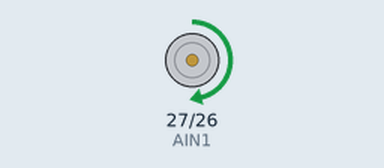
Recording of a sketch running on a simulated ESP32. Parts: motor-driver pin pairs drawn as motors (green arrow = first pin HIGH = forward, orange = second pin HIGH = backward, longer = more drive, scaled by the enable pin).

Above: at 1.0 s.
At 3.0 s:
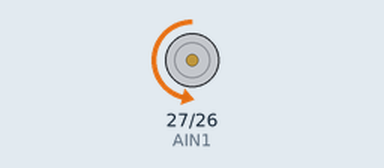
Timing chart, 0 to 5.2 s (numbered marks = the images above):
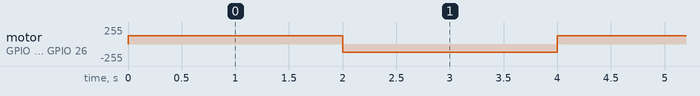

Measured:
- by itself, motor on GPIO 27 (AIN1) / GPIO 26 (AIN2): alternates forward 124/255 for 2.0 s and backward 124/255 for 2.0 s

The sketch:

TB6612_pump_motor.ino
```cpp
    /*
  TB6612FNG-Dual-Driver
  made on 28 oct 2020
  by Amir Mohammad Shojaee @ Electropeak
  Home

  Tested with ESP32 WROOM32, TB6612, ESP32 Dev Modeule
*/


#include <analogWrite.h>

#define AIN1 27
#define AIN2 26
#define PWM1 14

void setup() {
  Serial.begin(115200);
  pinMode(PWM1,OUTPUT);
  pinMode(AIN1,OUTPUT);
  pinMode(AIN2,OUTPUT);

  digitalWrite(AIN1,HIGH); //Motor A Rotate Clockwise
  digitalWrite(AIN2,LOW);
}

void loop() {


  digitalWrite(AIN1,HIGH); //Motor A Rotate Clockwise
  digitalWrite(AIN2,LOW);
  analogWrite(PWM1,124);
  delay(2000);

  digitalWrite(AIN1,LOW); //Motor A Rotate Counter Clockwise
  digitalWrite(AIN2,HIGH);
  analogWrite(PWM1,124);
  delay(2000);


}
```
